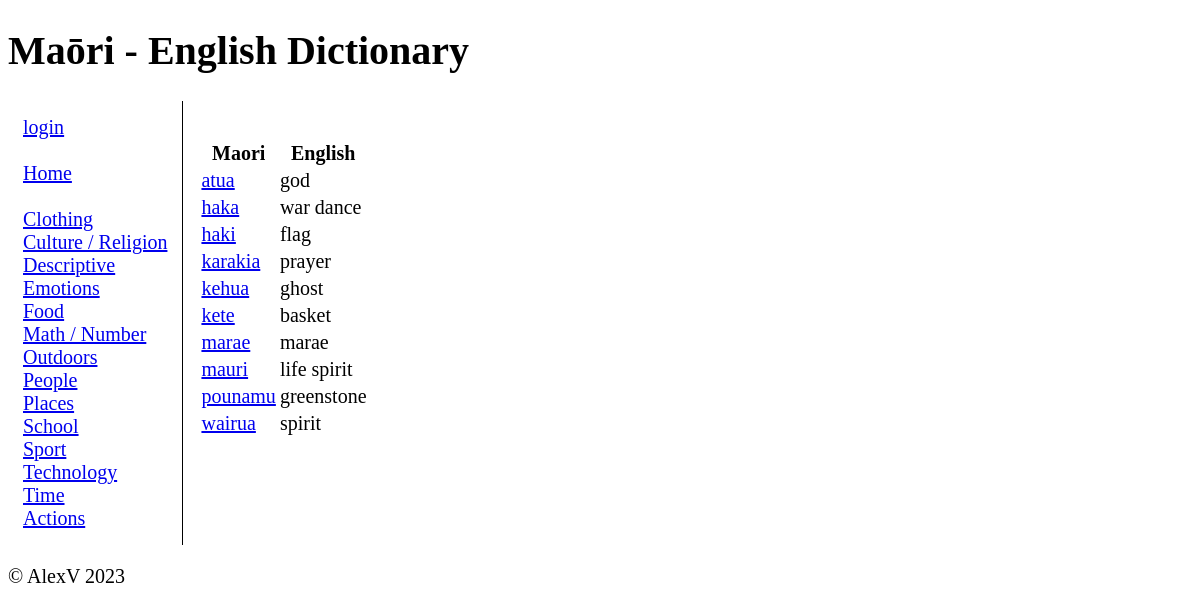
/cat/3, run on the app's committed database.
### tables this page shows
CREATE TABLE "categories" (
	"id"	INTEGER,
	"category_name"	TEXT NOT NULL,
	PRIMARY KEY("id" AUTOINCREMENT)
);

CREATE TABLE "maori_dictionary" (
	"id"	INTEGER,
	"maori"	TEXT NOT NULL,
	"english"	INTEGER NOT NULL,
	"category_id"	INTEGER NOT NULL,
	"definition"	TEXT,
	"level"	INTEGER NOT NULL,
	"image"	TEXT,
	"last_edited"	TEXT NOT NULL,
	"edited_by"	INTEGER NOT NULL,
	PRIMARY KEY("id" AUTOINCREMENT),
	FOREIGN KEY("category_id") REFERENCES "categories"("id")
);

### app.py (the view)
@app.route("/cat/<category_id>")
def render_category(category_id):
    user = get_user()
    categories, terms = db_interact([["SELECT * FROM categories", False, "fetchall"], [
                                                   "SELECT * FROM maori_dictionary WHERE category_id=?", (category_id, )
                                                   , "fetchall"]])
    error = request.args.get("error")
    return render_template("home.html", categories=categories, terms=terms, user=user, error=error)

### app.py (called while the page is built)
def create_connection(sql):
    try:
        return sqlite3.connect(sql)
    except sqlite3.Error:
        print(sqlite3.Error)
    return (None)

def db_interact(data_requests):
    db = create_connection(DB)
    cur = db.cursor()
    results = []
    for data_request in data_requests:
        if data_request[1]:
            temp = cur.execute(data_request[0], data_request[1])
        else:
            temp = cur.execute(data_request[0])
        print(data_request)
        if data_request[2] == "fetchone":
            results.append(temp.fetchone())
        elif data_request[2] == "fetchall":
            results.append(temp.fetchall())
        elif data_request[2] == "commit":
            db.commit()
    db.close()
    return results

def get_user():
    if ("username" in session):
        display_name = session["username"]
        permission = session["permission"]
        if display_name is None:
            return False
        return [display_name, permission]
    return False

### templates/home.html (shortened to what this page needs)
{% extends 'base.html' %}
{% block heading %}Maōri - English Dictionary{% endblock %}
{% block main %}
<br>
<table>
    <thead>
        <tr>
            <th>Maori</th>
            <th>English</th>
        </tr>
    </thead>
    <tbody>
        {%for term in terms%}
        <tr>
        <td><a href="/term/{{term[0]}}"> {{term[1]}} </a></td>
        <td>{{term[2]}} </td>
        {%endfor%}
    </tbody>
</table>
{% endblock %}

### templates/base.html (shortened to what this page needs)
<!doctype html>
<html lang="en">
<head>
	<link href="/static/style.css" rel="stylesheet">
</head>
<body>
	<header>
		<h1>{% block heading %}{% endblock %}</h1>
	</header>
	<div class="container">
		<nav>
			{%if user%}
			 {{user[0]}}<br>
			<a href="/login">logout</a><br>
			{%else%}
			<a href="/login">login</a><br>
			{%endif%}<br>
            <a href="\">Home</a><br><br>
			{%for category in categories%}
			<a href="/cat/{{category[0]}}">{{category[1]}}</a>{%if user[1]%} - <a href="/edit/update/cat/{{category[0]}}">edit</a> <a href="/edit/delete/cat/{{category[0]}}">delete</a> {%endif%}
			<br>
			{%endfor%}
		</nav>
		<main>
            {% block main%}
			{% endblock main %}
        </main>
	</div>
	<footer>
		<p>
			&copy; AlexV 2023
		</p>
	</footer>
</body>
</html>

### static/style.css (style rules this page uses)
@media screen and (min-width:700px) { .container { display:flex; } }
.container>* { padding:15px; }
*:not(h1) { font-size: 20px; }
nav { border-right: 1px solid black; }

### data on the page
categories: category_name "Clothing"
categories: category_name "Culture / Religion"
categories: category_name "Descriptive"
categories: category_name "Emotions"
categories: category_name "Food"
categories: category_name "Math / Number"
categories: category_name "Outdoors"
categories: category_name "People"
categories: category_name "Places"
categories: category_name "School"
categories: category_name "Sport"
categories: category_name "Technology"
categories: category_name "Time"
categories: category_name "Actions"
maori_dictionary: maori "atua", english "god"
maori_dictionary: maori "haka", english "war dance"
maori_dictionary: maori "haki", english "flag"
maori_dictionary: maori "karakia", english "prayer"
maori_dictionary: maori "kehua", english "ghost"
maori_dictionary: maori "kete", english "basket"
maori_dictionary: maori "marae", english "marae"
maori_dictionary: maori "mauri", english "life spirit"
maori_dictionary: maori "pounamu", english "greenstone"
maori_dictionary: maori "wairua", english "spirit"
